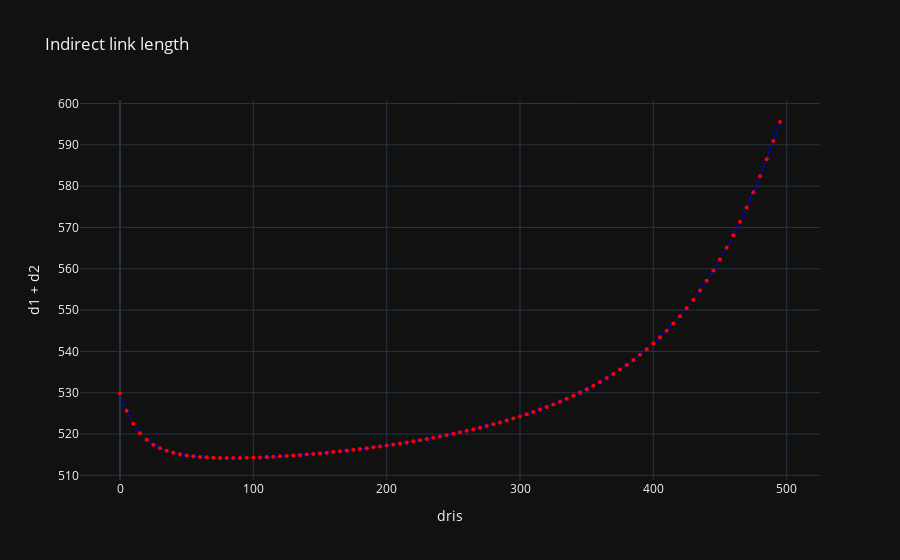
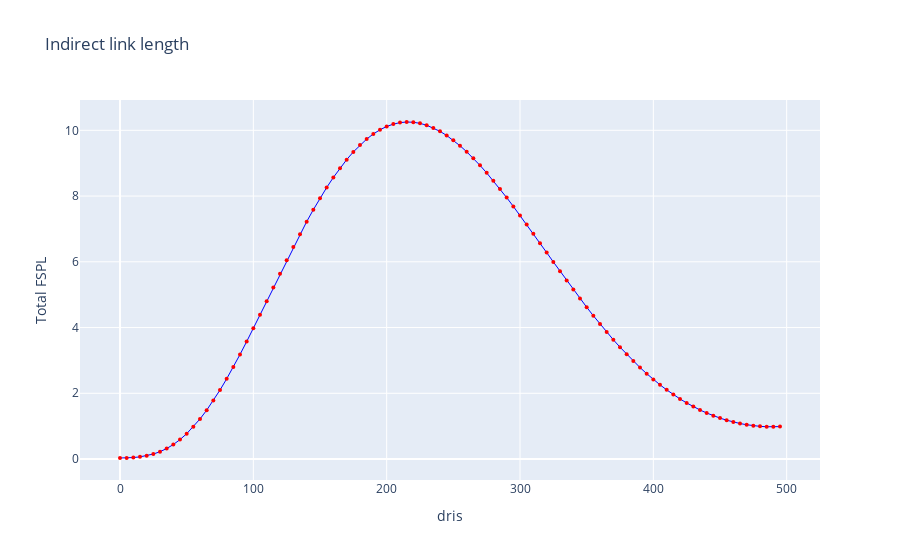

The notebook cell these images were saved under, in order:
### Code cell
# Indirect link lenght
# Figure 2

# a
# Create the line plot
fig1 = go.Figure(data=go.Scatter(
    x=temp_dris_vector, 
    y=d1_plus_d2_vector, 
    mode='lines+markers',  # Line + Markers
    marker=dict(size=4, color='red'),  # Marker style
    line=dict(color='blue', width=1),  # Line style
    name='Line with Markers'
))

# Add titles and labels
fig1.update_layout(
    title='Indirect link length',
    xaxis_title='dris',
    yaxis_title='d1 + d2',
    template='plotly_dark',  # Optional: Dark theme, change if needed
)

# a
# Create the line plot
fig2 = go.Figure(data=go.Scatter(
    x=temp_dris_vector, 
    y=total_FSPL_vector, 
    mode='lines+markers',  # Line + Markers
    marker=dict(size=4, color='red'),  # Marker style
    line=dict(color='blue', width=1),  # Line style
    name='Line with Markers'
))

# Add titles and labels
fig2.update_layout(
    title='Indirect link length',
    xaxis_title='dris',
    yaxis_title='Total FSPL',  # Optional: Dark theme, change if needed
)

# Show the plot
fig1.show()

# T = total free space path loss
# if T > 1 direct link is expected be stronger 
# if T < 1 te indirect with optimized RIS shift is stronger
fig2.show()

### Figure 1 — Plotly figure (JSON) as saved in the notebook; plotly's stock layout.template omitted (floating-point values rounded to 4 significant figures)
{"data": [{"line": {"color": "blue", "width": 1}, "marker": {"color": "red", "size": 4}, "mode": "lines+markers", "name": "Line with Markers", "type": "scatter", "x": [0, 5, 10, 15, 20, 25, 30, 35, 40, 45, 50, 55, 60, 65, 70, 75, 80, 85, 90, 95, 100, 105, 110, 115, 120, 125, 130, 135, 140, 145, 150, 155, 160, 165, 170, 175, 180, 185, 190, 195, 200, 205, 210, 215, 220, 225, 230, 235, 240, 245, 250, 255, 260, 265, 270, 275, 280, 285, 290, 295, 300, 305, 310, 315, 320, 325, 330, 335, 340, 345, 350, 355, 360, 365, 370, 375, 380, 385, 390, 395, 400, 405, 410, 415, 420, 425, 430, 435, 440, 445, 450, 455, 460, 465, 470, 475, 480, 485, 490, 495], "y": [529.9, 525.6, 522.5, 520.2, 518.6, 517.4, 516.6, 515.9, 515.5, 515.1, 514.8, 514.6, 514.5, 514.4, 514.3, 514.2, 514.2, 514.2, 514.2, 514.2, 514.3, 514.3, 514.4, 514.5, 514.6, 514.7, 514.8, 514.9, 515.1, 515.2, 515.3, 515.5, 515.6, 515.8, 516.0, 516.2, 516.4, 516.6, 516.8, 517.0, 517.2, 517.5, 517.7, 518.0, 518.2, 518.5, 518.8, 519.1, 519.4, 519.7, 520.1, 520.4, 520.8, 521.1, 521.5, 521.9, 522.4, 522.8, 523.3, 523.8, 524.3, 524.8, 525.4, 525.9, 526.5, 527.2, 527.8, 528.5, 529.3, 530.0, 530.8, 531.7, 532.6, 533.6, 534.6, 535.6, 536.7, 537.9, 539.2, 540.5, 541.9, 543.4, 545.0, 546.7, 548.5, 550.5, 552.5, 554.7, 557.1, 559.6, 562.2, 565.1, 568.1, 571.4, 574.8, 578.5, 582.4, 586.5, 590.9, 595.5]}], "layout": {"title": {"text": "Indirect link length"}, "xaxis": {"title": {"text": "dris"}}, "yaxis": {"title": {"text": "d1 + d2"}}}}

### Figure 2 — Plotly figure (JSON) as saved in the notebook; plotly's stock layout.template omitted (floating-point values rounded to 4 significant figures)
{"data": [{"line": {"color": "blue", "width": 1}, "marker": {"color": "red", "size": 4}, "mode": "lines+markers", "name": "Line with Markers", "type": "scatter", "x": [0, 5, 10, 15, 20, 25, 30, 35, 40, 45, 50, 55, 60, 65, 70, 75, 80, 85, 90, 95, 100, 105, 110, 115, 120, 125, 130, 135, 140, 145, 150, 155, 160, 165, 170, 175, 180, 185, 190, 195, 200, 205, 210, 215, 220, 225, 230, 235, 240, 245, 250, 255, 260, 265, 270, 275, 280, 285, 290, 295, 300, 305, 310, 315, 320, 325, 330, 335, 340, 345, 350, 355, 360, 365, 370, 375, 380, 385, 390, 395, 400, 405, 410, 415, 420, 425, 430, 435, 440, 445, 450, 455, 460, 465, 470, 475, 480, 485, 490, 495], "y": [0.03146, 0.03437, 0.04519, 0.06607, 0.1003, 0.1515, 0.2233, 0.3188, 0.4408, 0.591, 0.7705, 0.9797, 1.218, 1.485, 1.779, 2.098, 2.44, 2.801, 3.18, 3.573, 3.976, 4.388, 4.804, 5.221, 5.636, 6.046, 6.449, 6.841, 7.221, 7.585, 7.932, 8.259, 8.565, 8.849, 9.108, 9.343, 9.552, 9.734, 9.888, 10.02, 10.12, 10.19, 10.23, 10.25, 10.25, 10.21, 10.15, 10.07, 9.969, 9.843, 9.697, 9.531, 9.348, 9.148, 8.934, 8.705, 8.465, 8.214, 7.954, 7.686, 7.412, 7.133, 6.85, 6.566, 6.281, 5.996, 5.713, 5.433, 5.156, 4.885, 4.619, 4.36, 4.108, 3.864, 3.629, 3.403, 3.186, 2.98, 2.783, 2.598, 2.422, 2.258, 2.104, 1.961, 1.828, 1.706, 1.594, 1.493, 1.401, 1.318, 1.245, 1.182, 1.127, 1.081, 1.043, 1.014, 0.9941, 0.9825, 0.9798, 0.9861]}], "layout": {"title": {"text": "Indirect link length"}, "xaxis": {"title": {"text": "dris"}}, "yaxis": {"title": {"text": "Total FSPL"}}}}
